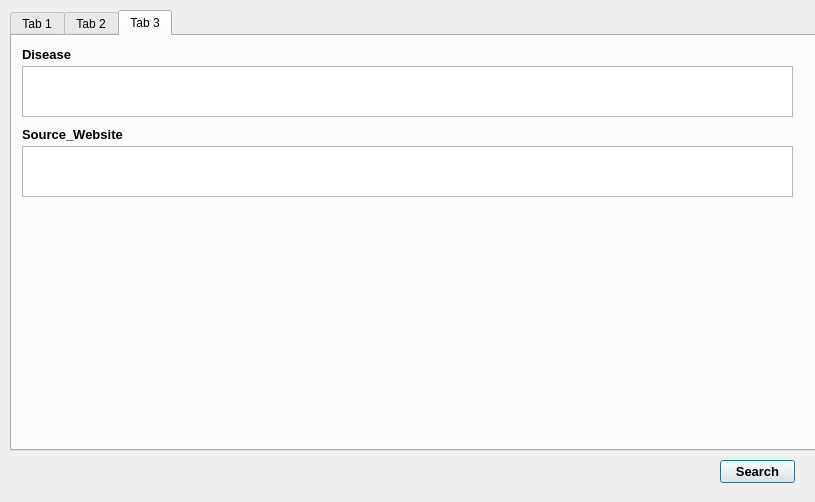
<?xml version="1.0" encoding="UTF-8"?>
<ui version="4.0">
 <class>SQLCommand</class>
 <widget class="QDialog" name="SQLCommand">
  <property name="geometry">
   <rect>
    <x>0</x>
    <y>0</y>
    <width>815</width>
    <height>502</height>
   </rect>
  </property>
  <property name="windowTitle">
   <string>SQLCommand</string>
  </property>
  <widget class="QTabWidget" name="tabWidget">
   <property name="geometry">
    <rect>
     <x>10</x>
     <y>10</y>
     <width>841</width>
     <height>441</height>
    </rect>
   </property>
   <property name="currentIndex">
    <number>2</number>
   </property>
   <widget class="QWidget" name="tab">
    <attribute name="title">
     <string>Tab 1</string>
    </attribute>
    <widget class="QLabel" name="chr_label">
     <property name="geometry">
      <rect>
       <x>10</x>
       <y>170</y>
       <width>101</width>
       <height>16</height>
      </rect>
     </property>
     <property name="font">
      <font>
       <pointsize>10</pointsize>
       <weight>75</weight>
       <bold>true</bold>
      </font>
     </property>
     <property name="text">
      <string>Chromosome</string>
     </property>
    </widget>
    <widget class="QLabel" name="select_label">
     <property name="geometry">
      <rect>
       <x>10</x>
       <y>10</y>
       <width>47</width>
       <height>13</height>
      </rect>
     </property>
     <property name="font">
      <font>
       <pointsize>10</pointsize>
       <weight>75</weight>
       <bold>true</bold>
      </font>
     </property>
     <property name="text">
      <string>Select</string>
     </property>
    </widget>
    <widget class="QTextEdit" name="select_textEdit">
     <property name="geometry">
      <rect>
       <x>10</x>
       <y>30</y>
       <width>771</width>
       <height>51</height>
      </rect>
     </property>
     <property name="html">
      <string>&lt;!DOCTYPE HTML PUBLIC &quot;-//W3C//DTD HTML 4.0//EN&quot; &quot;http://www.w3.org/TR/REC-html40/strict.dtd&quot;&gt;
&lt;html&gt;&lt;head&gt;&lt;meta name=&quot;qrichtext&quot; content=&quot;1&quot; /&gt;&lt;style type=&quot;text/css&quot;&gt;
p, li { white-space: pre-wrap; }
&lt;/style&gt;&lt;/head&gt;&lt;body style=&quot; font-family:'MS Shell Dlg 2'; font-size:8.25pt; font-weight:400; font-style:normal;&quot;&gt;
&lt;p style=&quot;-qt-paragraph-type:empty; margin-top:0px; margin-bottom:0px; margin-left:0px; margin-right:0px; -qt-block-indent:0; text-indent:0px;&quot;&gt;&lt;br /&gt;&lt;/p&gt;&lt;/body&gt;&lt;/html&gt;</string>
     </property>
    </widget>
    <widget class="QLabel" name="SNP_label">
     <property name="geometry">
      <rect>
       <x>10</x>
       <y>90</y>
       <width>47</width>
       <height>13</height>
      </rect>
     </property>
     <property name="font">
      <font>
       <pointsize>10</pointsize>
       <weight>75</weight>
       <bold>true</bold>
      </font>
     </property>
     <property name="text">
      <string>SNP</string>
     </property>
    </widget>
    <widget class="QTextEdit" name="gc_textEdit">
     <property name="geometry">
      <rect>
       <x>10</x>
       <y>350</y>
       <width>771</width>
       <height>51</height>
      </rect>
     </property>
     <property name="html">
      <string>&lt;!DOCTYPE HTML PUBLIC &quot;-//W3C//DTD HTML 4.0//EN&quot; &quot;http://www.w3.org/TR/REC-html40/strict.dtd&quot;&gt;
&lt;html&gt;&lt;head&gt;&lt;meta name=&quot;qrichtext&quot; content=&quot;1&quot; /&gt;&lt;style type=&quot;text/css&quot;&gt;
p, li { white-space: pre-wrap; }
&lt;/style&gt;&lt;/head&gt;&lt;body style=&quot; font-family:'MS Shell Dlg 2'; font-size:8.25pt; font-weight:400; font-style:normal;&quot;&gt;
&lt;p style=&quot; margin-top:0px; margin-bottom:0px; margin-left:0px; margin-right:0px; -qt-block-indent:0; text-indent:0px; line-height:19px; background-color:#f5f5f5;&quot;&gt;&lt;span style=&quot; font-family:'Consolas,Courier New,monospace'; font-size:8pt; color:#838383;&quot;&gt;snp.SOURCE_GENESHIP = xxx&lt;/span&gt;&lt;/p&gt;&lt;/body&gt;&lt;/html&gt;</string>
     </property>
    </widget>
    <widget class="QTextEdit" name="SNP_textEdit">
     <property name="geometry">
      <rect>
       <x>10</x>
       <y>110</y>
       <width>771</width>
       <height>51</height>
      </rect>
     </property>
     <property name="html">
      <string>&lt;!DOCTYPE HTML PUBLIC &quot;-//W3C//DTD HTML 4.0//EN&quot; &quot;http://www.w3.org/TR/REC-html40/strict.dtd&quot;&gt;
&lt;html&gt;&lt;head&gt;&lt;meta name=&quot;qrichtext&quot; content=&quot;1&quot; /&gt;&lt;style type=&quot;text/css&quot;&gt;
p, li { white-space: pre-wrap; }
&lt;/style&gt;&lt;/head&gt;&lt;body style=&quot; font-family:'MS Shell Dlg 2'; font-size:8.25pt; font-weight:400; font-style:normal;&quot;&gt;
&lt;p style=&quot; margin-top:0px; margin-bottom:0px; margin-left:0px; margin-right:0px; -qt-block-indent:0; text-indent:0px;&quot;&gt;&lt;span style=&quot; color:#838383;&quot;&gt;snp.RS_ID IN (XXX,XXX)&lt;/span&gt;&lt;/p&gt;
&lt;p style=&quot; margin-top:0px; margin-bottom:0px; margin-left:0px; margin-right:0px; -qt-block-indent:0; text-indent:0px;&quot;&gt;&lt;span style=&quot; color:#838383;&quot;&gt;snp.RS_ID = XXX&lt;/span&gt;&lt;/p&gt;
&lt;p style=&quot; margin-top:0px; margin-bottom:0px; margin-left:0px; margin-right:0px; -qt-block-indent:0; text-indent:0px;&quot;&gt;&lt;span style=&quot; color:#838383;&quot;&gt;snp.PROBESET_ID IN (XXX,XXX)&lt;/span&gt;&lt;/p&gt;
&lt;p style=&quot; margin-top:0px; margin-bottom:0px; margin-left:0px; margin-right:0px; -qt-block-indent:0; text-indent:0px;&quot;&gt;&lt;span style=&quot; color:#838383;&quot;&gt;snp.PROBESET_ID = XXX&lt;/span&gt;&lt;/p&gt;&lt;/body&gt;&lt;/html&gt;</string>
     </property>
    </widget>
    <widget class="QTextEdit" name="chr_textEdit">
     <property name="geometry">
      <rect>
       <x>10</x>
       <y>190</y>
       <width>771</width>
       <height>51</height>
      </rect>
     </property>
     <property name="html">
      <string>&lt;!DOCTYPE HTML PUBLIC &quot;-//W3C//DTD HTML 4.0//EN&quot; &quot;http://www.w3.org/TR/REC-html40/strict.dtd&quot;&gt;
&lt;html&gt;&lt;head&gt;&lt;meta name=&quot;qrichtext&quot; content=&quot;1&quot; /&gt;&lt;style type=&quot;text/css&quot;&gt;
p, li { white-space: pre-wrap; }
&lt;/style&gt;&lt;/head&gt;&lt;body style=&quot; font-family:'MS Shell Dlg 2'; font-size:8.25pt; font-weight:400; font-style:normal;&quot;&gt;
&lt;p style=&quot; margin-top:0px; margin-bottom:0px; margin-left:0px; margin-right:0px; -qt-block-indent:0; text-indent:0px;&quot;&gt;&lt;span style=&quot; color:#838383;&quot;&gt;snp.CHROMOSOME IN (XXX, XXX)&lt;/span&gt;&lt;/p&gt;
&lt;p style=&quot; margin-top:0px; margin-bottom:0px; margin-left:0px; margin-right:0px; -qt-block-indent:0; text-indent:0px;&quot;&gt;&lt;span style=&quot; color:#838383;&quot;&gt;snp.CHROMOSOME = XXX&lt;/span&gt;&lt;/p&gt;&lt;/body&gt;&lt;/html&gt;</string>
     </property>
    </widget>
    <widget class="QLabel" name="pos_label">
     <property name="geometry">
      <rect>
       <x>10</x>
       <y>250</y>
       <width>51</width>
       <height>16</height>
      </rect>
     </property>
     <property name="font">
      <font>
       <pointsize>10</pointsize>
       <weight>75</weight>
       <bold>true</bold>
      </font>
     </property>
     <property name="text">
      <string>Position</string>
     </property>
    </widget>
    <widget class="QTextEdit" name="pos_textEdit">
     <property name="geometry">
      <rect>
       <x>10</x>
       <y>270</y>
       <width>771</width>
       <height>51</height>
      </rect>
     </property>
     <property name="html">
      <string>&lt;!DOCTYPE HTML PUBLIC &quot;-//W3C//DTD HTML 4.0//EN&quot; &quot;http://www.w3.org/TR/REC-html40/strict.dtd&quot;&gt;
&lt;html&gt;&lt;head&gt;&lt;meta name=&quot;qrichtext&quot; content=&quot;1&quot; /&gt;&lt;style type=&quot;text/css&quot;&gt;
p, li { white-space: pre-wrap; }
&lt;/style&gt;&lt;/head&gt;&lt;body style=&quot; font-family:'MS Shell Dlg 2'; font-size:8.25pt; font-weight:400; font-style:normal;&quot;&gt;
&lt;p style=&quot; margin-top:0px; margin-bottom:0px; margin-left:0px; margin-right:0px; -qt-block-indent:0; text-indent:0px;&quot;&gt;&lt;span style=&quot; color:#838383;&quot;&gt;snp.POSITION = XXX&lt;/span&gt;&lt;/p&gt;
&lt;p style=&quot; margin-top:0px; margin-bottom:0px; margin-left:0px; margin-right:0px; -qt-block-indent:0; text-indent:0px;&quot;&gt;&lt;span style=&quot; color:#838383;&quot;&gt;snp.POSITION &amp;gt; XXX&lt;/span&gt;&lt;/p&gt;
&lt;p style=&quot; margin-top:0px; margin-bottom:0px; margin-left:0px; margin-right:0px; -qt-block-indent:0; text-indent:0px;&quot;&gt;&lt;span style=&quot; color:#838383;&quot;&gt;snp.POSITION &amp;lt; XXX&lt;/span&gt;&lt;/p&gt;
&lt;p style=&quot; margin-top:0px; margin-bottom:0px; margin-left:0px; margin-right:0px; -qt-block-indent:0; text-indent:0px;&quot;&gt;&lt;span style=&quot; color:#838383;&quot;&gt;snp.POSITION between XXX and XXX&lt;/span&gt;&lt;/p&gt;&lt;/body&gt;&lt;/html&gt;</string>
     </property>
    </widget>
    <widget class="QLabel" name="gc_label">
     <property name="geometry">
      <rect>
       <x>10</x>
       <y>330</y>
       <width>71</width>
       <height>16</height>
      </rect>
     </property>
     <property name="font">
      <font>
       <pointsize>10</pointsize>
       <weight>75</weight>
       <bold>true</bold>
      </font>
     </property>
     <property name="text">
      <string>Genechip</string>
     </property>
    </widget>
   </widget>
   <widget class="QWidget" name="tab_2">
    <attribute name="title">
     <string>Tab 2</string>
    </attribute>
    <widget class="QLabel" name="dis_label">
     <property name="geometry">
      <rect>
       <x>10</x>
       <y>170</y>
       <width>101</width>
       <height>16</height>
      </rect>
     </property>
     <property name="font">
      <font>
       <pointsize>10</pointsize>
       <weight>75</weight>
       <bold>true</bold>
      </font>
     </property>
     <property name="text">
      <string>Distance</string>
     </property>
    </widget>
    <widget class="QTextEdit" name="dis_textEdit">
     <property name="geometry">
      <rect>
       <x>10</x>
       <y>190</y>
       <width>771</width>
       <height>51</height>
      </rect>
     </property>
    </widget>
    <widget class="QTextEdit" name="GID_textEdit">
     <property name="geometry">
      <rect>
       <x>10</x>
       <y>30</y>
       <width>771</width>
       <height>51</height>
      </rect>
     </property>
     <property name="html">
      <string>&lt;!DOCTYPE HTML PUBLIC &quot;-//W3C//DTD HTML 4.0//EN&quot; &quot;http://www.w3.org/TR/REC-html40/strict.dtd&quot;&gt;
&lt;html&gt;&lt;head&gt;&lt;meta name=&quot;qrichtext&quot; content=&quot;1&quot; /&gt;&lt;style type=&quot;text/css&quot;&gt;
p, li { white-space: pre-wrap; }
&lt;/style&gt;&lt;/head&gt;&lt;body style=&quot; font-family:'MS Shell Dlg 2'; font-size:8.25pt; font-weight:400; font-style:normal;&quot;&gt;
&lt;p style=&quot;-qt-paragraph-type:empty; margin-top:0px; margin-bottom:0px; margin-left:0px; margin-right:0px; -qt-block-indent:0; text-indent:0px;&quot;&gt;&lt;br /&gt;&lt;/p&gt;&lt;/body&gt;&lt;/html&gt;</string>
     </property>
    </widget>
    <widget class="QLabel" name="GS_label">
     <property name="geometry">
      <rect>
       <x>10</x>
       <y>90</y>
       <width>91</width>
       <height>16</height>
      </rect>
     </property>
     <property name="font">
      <font>
       <pointsize>10</pointsize>
       <weight>75</weight>
       <bold>true</bold>
      </font>
     </property>
     <property name="text">
      <string>Gene Symbol</string>
     </property>
    </widget>
    <widget class="QTextEdit" name="GS_textEdit">
     <property name="geometry">
      <rect>
       <x>10</x>
       <y>110</y>
       <width>771</width>
       <height>51</height>
      </rect>
     </property>
     <property name="html">
      <string>&lt;!DOCTYPE HTML PUBLIC &quot;-//W3C//DTD HTML 4.0//EN&quot; &quot;http://www.w3.org/TR/REC-html40/strict.dtd&quot;&gt;
&lt;html&gt;&lt;head&gt;&lt;meta name=&quot;qrichtext&quot; content=&quot;1&quot; /&gt;&lt;style type=&quot;text/css&quot;&gt;
p, li { white-space: pre-wrap; }
&lt;/style&gt;&lt;/head&gt;&lt;body style=&quot; font-family:'MS Shell Dlg 2'; font-size:8.25pt; font-weight:400; font-style:normal;&quot;&gt;
&lt;p style=&quot;-qt-paragraph-type:empty; margin-top:0px; margin-bottom:0px; margin-left:0px; margin-right:0px; -qt-block-indent:0; text-indent:0px;&quot;&gt;&lt;br /&gt;&lt;/p&gt;&lt;/body&gt;&lt;/html&gt;</string>
     </property>
    </widget>
    <widget class="QLabel" name="GID_label">
     <property name="geometry">
      <rect>
       <x>10</x>
       <y>10</y>
       <width>47</width>
       <height>13</height>
      </rect>
     </property>
     <property name="font">
      <font>
       <pointsize>10</pointsize>
       <weight>75</weight>
       <bold>true</bold>
      </font>
     </property>
     <property name="text">
      <string>GeneID</string>
     </property>
    </widget>
    <widget class="QTextEdit" name="rel_textEdit">
     <property name="geometry">
      <rect>
       <x>10</x>
       <y>270</y>
       <width>771</width>
       <height>51</height>
      </rect>
     </property>
    </widget>
    <widget class="QLabel" name="rel_label">
     <property name="geometry">
      <rect>
       <x>10</x>
       <y>250</y>
       <width>91</width>
       <height>16</height>
      </rect>
     </property>
     <property name="font">
      <font>
       <pointsize>10</pointsize>
       <weight>75</weight>
       <bold>true</bold>
      </font>
     </property>
     <property name="text">
      <string>Relationship</string>
     </property>
    </widget>
   </widget>
   <widget class="QWidget" name="tab_3">
    <attribute name="title">
     <string>Tab 3</string>
    </attribute>
    <widget class="QLabel" name="disease_label">
     <property name="geometry">
      <rect>
       <x>10</x>
       <y>10</y>
       <width>61</width>
       <height>16</height>
      </rect>
     </property>
     <property name="font">
      <font>
       <pointsize>10</pointsize>
       <weight>75</weight>
       <bold>true</bold>
      </font>
     </property>
     <property name="text">
      <string>Disease</string>
     </property>
    </widget>
    <widget class="QTextEdit" name="disease_textEdit">
     <property name="geometry">
      <rect>
       <x>10</x>
       <y>30</y>
       <width>771</width>
       <height>51</height>
      </rect>
     </property>
    </widget>
    <widget class="QLabel" name="Source_Website_label">
     <property name="geometry">
      <rect>
       <x>10</x>
       <y>90</y>
       <width>121</width>
       <height>16</height>
      </rect>
     </property>
     <property name="font">
      <font>
       <pointsize>10</pointsize>
       <weight>75</weight>
       <bold>true</bold>
      </font>
     </property>
     <property name="text">
      <string>Source_Website</string>
     </property>
    </widget>
    <widget class="QTextEdit" name="Source_Website_textEdit">
     <property name="geometry">
      <rect>
       <x>10</x>
       <y>110</y>
       <width>771</width>
       <height>51</height>
      </rect>
     </property>
    </widget>
   </widget>
  </widget>
  <widget class="QPushButton" name="searchsql_Button">
   <property name="geometry">
    <rect>
     <x>720</x>
     <y>460</y>
     <width>75</width>
     <height>23</height>
    </rect>
   </property>
   <property name="font">
    <font>
     <pointsize>10</pointsize>
     <weight>75</weight>
     <bold>true</bold>
    </font>
   </property>
   <property name="text">
    <string>Search</string>
   </property>
  </widget>
 </widget>
 <resources/>
 <connections/>
</ui>
